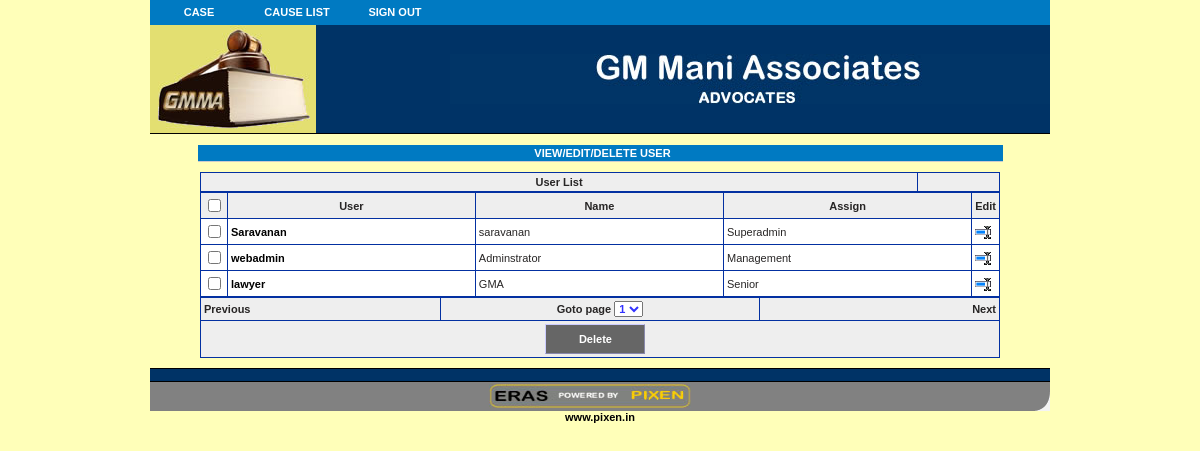
Page /userviewdel.php (signed in) on the committed database.
### tables this page shows
CREATE TABLE `sara_user` (
  `userid` int(11) NOT NULL AUTO_INCREMENT,
  `username` varchar(100) NOT NULL,
  `password` varchar(100) NOT NULL,
  `name` varchar(100) NOT NULL,
  `assign` varchar(100) NOT NULL,
  PRIMARY KEY (`userid`)
);

### codeit.inc (called while the page is built, shortened)
<?php
$intNo = 4;
$char_set = 'M6bnaNo7KdlHqcYm3OGLXfZJrpPR4We&h8F1S5sQgVI2TExjU0ytD9=wzBviCkuA';
function encrypt_data($strText)
{
global $char_set;
global $intNo;
$input = $strText;
$output = "";
$algorithm = $intNo;
for ($loop=0; $loop< strlen($input); $loop++)
{
$char_code = strpos($char_set, substr($input,$loop,1),0);
if (($char_code + $algorithm) > strlen($char_set))
{
$space = strlen($char_set) - $char_code;
$char_code = $algorithm - $space;
}
else
{
$char_code += $algorithm;
}
$output .= substr($char_set,$char_code,1);
}
return $output;
}
?>

### userviewdel.php (the view, shortened to what this page needs)
<?php
	$RowsPerPage = (isset($_SESSION['RowsPerPage']))?$_SESSION['RowsPerPage']:10;
include_once("codeit.inc");
$targetPage = (isset($_REQUEST['targetPage']))?$_REQUEST['targetPage']:1;
$totalPage = (isset($_REQUEST['totalPage']))?$_REQUEST['totalPage']:1;
$msg = (isset($_REQUEST['msg']))?$_REQUEST['msg']:"";
$SortType		=	(isset($_REQUEST['sorttype']))?$_REQUEST['sorttype']:"NotSet";
?>
<html><head>
<?php include_once("cssscriptlink.inc"); ?>
</head>
<?php include_once("insideheader.inc.php");  ?>
<br>
<div align="center"><h4 class='sectionTitle'>VIEW/EDIT/DELETE USER</h4></div>
<form name = "frmMain" id = "frmMain" action="javascript:;">
<table  bgcolor="0330A1" border="0" cellpadding="3" cellspacing="1" align=center width="800">
	<tr class="thead">
		<td colspan="2" align = center>User List</td>
		<td><p name = "pStatus" id = "pStatus" style= 'color:blue'><b><?php echo($msg); ?></b></p></td>
	</tr>
</table>
<table  bgcolor='0330A1' border='0' cellpadding='3' align='center' cellspacing='1' width="800">
<?php
$recordsPerPage = $RowsPerPage;
include_once ("connopen.inc");
$startRec = ($targetPage - 1) * $recordsPerPage;
$sql = "Select 	userid as id,username,name,assign from sara_user ";
						$sql.=" LIMIT $startRec, $recordsPerPage ";
					$rs = mysql_query($sql,$connection);
echo ("<tr class='thTitle'>
		<td width='20' ><input type = checkbox name = chkAll id = chkAll onclick ='checkAll()'></td>
		<td width='250'> 		User 		</td>
		<td width='250'> 		Name 		</td>
		<td width='250'> 		Assign 		</td>
		<td width='20'>Edit</td></tr>");
while ($row = mysql_fetch_array($rs))
{
    echo ("<tr id = tblr" .$row["id"]. " name = tblr" .$row["id"]. " class='initial' onMouseOver=this.className='highlight' onMouseOut=this.className='normal'>");
    echo ("<td align=center width=20><input type = checkbox id = chk name = chk value = " .$row["id"]. "></td>");
    $strUrl = "param=View&ID=" .$row["id"]."&page=$targetPage";
    $strUrl = encrypt_data($strUrl);
    echo ("<td width=20><A Href='useredit.php?$strUrl'class=nobdr>".$row["username"]."</td>");
    echo ("<td>" .$row["name"]. "</td>");
	echo ("<td>" .$row["assign"]. "</td>");
    $strUrl = "param=Edit&ID=" .$row["id"]."&page=$targetPage";
	$strUrl = encrypt_data($strUrl);
	echo("<td><A Href='useredit.php?$strUrl' class= nobdr><img src = 'images/write.gif' border = 0 alt = Edit title =Edit></a></td>");
    echo ("</tr> \n");
}
    echo ("</table>");
$sql = "select count(userid)as Rid from sara_user ";
$rs = mysql_query($sql,$connection);
$row = mysql_fetch_array($rs);
$totRec = $row[0];
if (($totRec % $recordsPerPage) != 0)
	{	$totalPage = (int)($totRec / $recordsPerPage) + 1;	}
else
	{	$totalPage = (int) ($totRec / $recordsPerPage);		}
$currentPage = $targetPage;
$previous = "";
$next = "";
$cbo = "<select align = center name = cboPgNo id = cboPgNo onchange = 'chgPg()'>";
for ($i = 1; $i <= $totalPage; $i++)
	{	$cbo	.=  "<option value = " .$i. ">" .$i. "</option>";	}
$cbo .= "</select>";
if ($currentPage == 1)
	{		$previous = "Previous"; 		}
else
	{		$previous = " <a href =" .$_SERVER['PHP_SELF']. "?currentPage=" .$currentPage."&sorttype=".$SortType."&targetPage=pre&totalPage=" . $totalPage. "> << Previous </a>"; 		}
if ($currentPage == $totalPage)
	{		$next = "Next"; 		}
else
	{		$next = "<a class=usual href =" .$_SERVER['PHP_SELF']. "?currentPage=" .$currentPage."&sorttype=".$SortType.
			"&targetPage=next&totalPage=" . $totalPage. ">Next >></a> "; 		}
?>
<table id = 'tblNavi' bgcolor="0330A1" border="0" cellpadding="3" cellspacing="1" align=center width = 800>
<tr class="thead">
<td align = left width = 30%><?php echo $previous?></td>
<td align = center ><?php echo("Goto page " .$cbo ); ?></td>
<td align = right width = 30%><?php echo $next?></td></tr>
<tr class="thead">
<td colspan = 3 align = center><input type = button value = "Delete" onclick = "deleteSel()" class = "butAll">
&nbsp;&nbsp;</td>
</td></tr>
</table>
</form>
<?php include("loginfooter.inc.php"); ?>

### cssscriptlink.inc (shortened to what this page needs)
<link rel="stylesheet" type="text/css" href="css/basic.css" />
<link rel="stylesheet" type="text/css" href="css/theme.css" />

### insideheader.inc.php (shortened to what this page needs)
<html>
	<head>
		<link rel="stylesheet" href="images/style.css" type="text/css">
	</head>
	<body leftmargin="0" topmargin="0"  marginheight="0" marginwidth="0">
		<div align="center">
			<table border="0" cellpadding="0" cellspacing="0" width="900">
				<tbody>
					<tr bgcolor="#007ac2">
						<td width="33" align="center"><?php include_once("menu.php"); ?></td>
					</tr>
				</tbody>
			</table>
			<table width="900" border="0" cellpadding="0" cellspacing="0" bgcolor="#003366" height="50">
				<tbody>
					<tr>
						<td width="350">
							<table bgcolor="#003366" border="0" cellpadding="0" cellspacing="0" >
								<tbody>
									<tr>
										<td valign="top"><img src="images/gmma.jpg" ></td>
									</tr>
								</tbody>
							</table>
						</td>
						<td align="center" bgcolor="#003366" width="655">
						<div align="right">
							<img src="images/gma.jpg" width="600" >
						</div>
						</td>
					</tr>
				</tbody>
			</table>
			<table border="0" cellpadding="0" cellspacing="0" width="900">
				<tbody>
					<tr bgcolor="#000000">
						<td>
							<img src="images/spacer.gif" border="0" height="1" width="745">
						</td>
					</tr>
				</tbody>
			</table>

### menu.php (shortened to what this page needs)
<!DOCTYPE html PUBLIC "-//W3C//DTD XHTML 1.0 Transitional//EN" "http://www.w3.org/TR/xhtml1/DTD/xhtml1-transitional.dtd">
<html xmlns="http://www.w3.org/1999/xhtml">
<head>
<link rel="stylesheet" href="images/style.css" type="text/css">
</head>
<body>
<div id="menu">
      <ul id="nav">
<li><a href="#">CASE</a>
        </li>
 <li><a href="#">CAUSE LIST</a>
        </li>
		<li><a href="index.php?param=logout">SIGN OUT</a></li>
</ul>
</div>
</body>
</html>

### loginfooter.inc.php (shortened to what this page needs)
      <table border="0" cellpadding="0" cellspacing="0" width="900">
     <tbody><tr bgcolor="#000000"><td><img src="images/spacer.gif" border="0" height="1" width="900"></td>
	 </tr></tbody></table>
  <table border="0" cellpadding="0" cellspacing="0" width="900">
  <tbody><tr>
    <td width="350" bgcolor="#003366">&nbsp;</td>
    <td align="center" bgcolor="#003366" width="550">      </td>
  </tr>
</tbody></table>
	 <table border="0" cellpadding="0" cellspacing="0" width="900">
	   <tbody>
	 <tr bgcolor="#000000"><td height="1" width="885"><img src="images/spacer.gif" border="0" height="1" width="730"></td><td height="1" width="15"><img src="images/spacer.gif" border="0" height="1" width="15"></td></tr>
	 <tr bgcolor="#818181"><td width="885" align="right" bgcolor="#818181" class="footer">
	   <div align="center"><img src="images/pixenblog.jpg" alt="www.pixen.in" width="202" height="24" />&nbsp;&nbsp;</div></td>
	 <td bgcolor="#F4F4F4" height="29" width="15"><img src="images/nav_corner_bottom.gif" border="0" height="29" width="15"></td>
	 </tr>
	 <tr><td colspan="2"><div align="center"><a href="http://www.pixen.in" target="_blank">www.pixen.in</a> </div></td>
	 </tr><tr>
	   <td colspan="2">&nbsp;&nbsp;
       <div align="center"></div></td>
</tr><tr><td colspan="2"><img src="images/spacer.gif" border="0" height="10" width="1"></td></tr></tbody></table>
</div>
</body></html>

### css/basic.css (style rules this page uses)
INPUT,select,textarea { font-family:verdana,arial; font-size:11px; color: #3333FF ; font-weight:bold; }
body { background: #FFFFB9; }
TD { FONT-SIZE: 11px; COLOR:#272525; FONT-FAMILY: Verdana, Arial Cyr, Tahoma, Arial; }
A:link { COLOR: #2f76f6; TEXT-DECORATION: none; }
.initial { COLOR: #000000; BACKGROUND-COLOR: white; }
.thead { FONT-WEIGHT: bolder; BACKGROUND-COLOR: #EEEEEE ; COLOR:#FFFFFF; }
.butAll { BORDER-RIGHT: #ccccff thin outset; BORDER-TOP: #ccccff thin outset; FONT-WEIGHT: bolder; BORDER-LEFT: #ccccff thin outset; WIDTH: 100px; COLOR: white; BORDER-BOTTOM: #ccccff thin outset; HEIGHT: 30px;#007ac2; BACKGROUND-COLOR:#666666; }
.thTitle { FONT-WEIGHT: bolder; BACKGROUND-COLOR: #EEEEEE; TEXT-ALIGN: center; }

### images/style.css (style rules this page uses)
body,p { font-family: verdana, arial, helvetica, sans-serif; color: #333333; font-size: 10px; }
a:link { text-decoration: none; color: #663399; font-weight: 700; }
td.footer { font-family: verdana, arial, helvetica, sans-serif; text-decoration: none; font-size: 10px; color: #000000 }
.sectionTitle { display:block; clear:both; margin: 0 0 10px 0; padding: 2px 0 2px 5px; background: #007ac2; font-size:11px; color:#FFFFFF; border-bottom:1px solid #ccc; text-align:center; width:800px; }
h4 { display:block; clear:both; margin: 0 0 10px 0; padding: 2px 0 2px 5px; background: #e7e7e7; font-size:11px; color:#000000; border-bottom:1px solid #ccc; text-align:center; width:800px; }

### menu.php (style rules this page uses)
body { padding : 0; margin : 0; }
#menu { text-align : left; margin : 0; height : 25px; padding-top : 0; }
ul { margin : 0; padding : 0; list-style : none; z-Index:100000; }
#nav { padding: 0; margin: 0; list-style: none; line-height : 25px; }
#nav a { display: block; text-decoration : none; text-align: center; font-weight : bold; color : #ffffff; }
#nav li { float: left; width: 98px; }

### loginfooter.inc.php (style rules this page uses)
a:link { text-decoration: none; color:#000000 }

### rows in the picture
sara_user: username "Saravanan", name "saravanan", assign "Superadmin"
sara_user: username "webadmin", name "Adminstrator", assign "Management"
sara_user: username "lawyer", name "GMA", assign "Senior"

### other values in the picture
$previous "Previous"
$next "Next"
form field cboPgNo "1"
